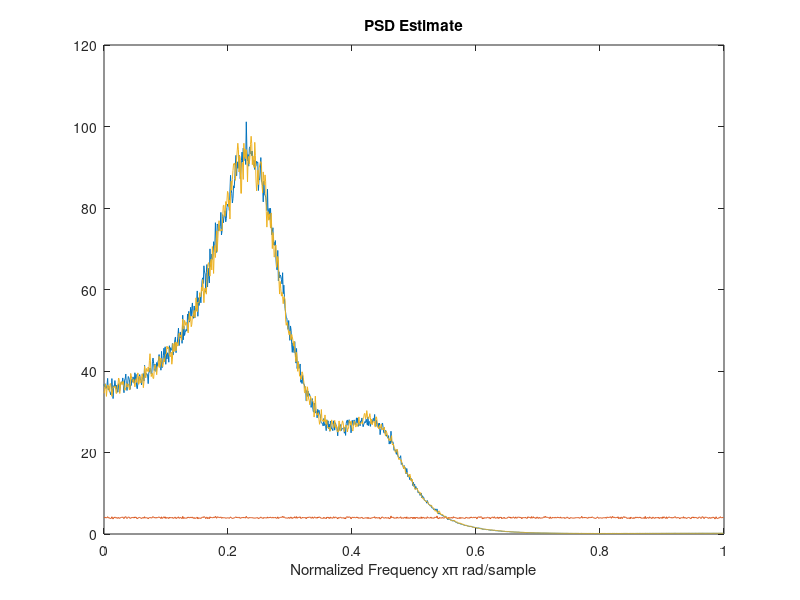
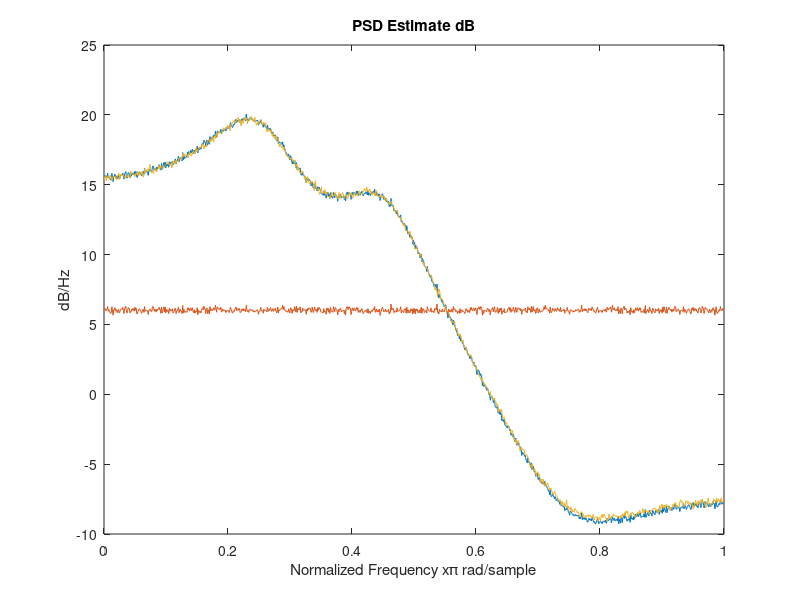

MATLAB code to generate these figures, in order: (Note: this script raises an error after producing the figures.)
clear; clc; close all;
rng(1)                          % Random Number Generator Seed
L=1000;                         % Number of random signal realizations to average
N=1024;                         % Sample length for each realization for FFT
sigma = 2;                      % Sqrt of variance of each realization of noise process
f=(0:N-1)/N;                    % Normalized frequency

Cxx=(sigma^2)*diag(ones(N,1));   
R=chol(Cxx);                    
w=randn(L,N)*R;                 % White noise LxN Matrix

%%% Find PSD estimate of white noise by averaging Periodogram over L realizations
W=1/sqrt(N)*fft(w,[],2);        % Scale by sqrt(N)
Sww=mean(W.*conj(W));           % mean power from FFT (PSD estimate over L realizations)
Sww=fftshift(Sww);              % White noise PSD estimate

A=[1 -1.3817 1.5632 -0.8843 0.4096];    % Denominator Filter Coefficients
B=[1 0.3544 0.3508 0.1736 0.2401];      % Numerator Filter Coefficients
H=freqz(B,A,N)';                        % Frequency response H(z) for ARMA Model

Syy=Sww.*(H.*conj(H));         % ARMA PSD Realization

figure(6),plot(f,Syy),hold on,plot(f,Sww),title('PSD Estimate')
xlabel('Normalized Frequency x\pi rad/sample')
figure(7),plot(f,10*log10(Syy)),hold on,plot(f,10*log10(Sww)),title('PSD Estimate dB')
xlabel('Normalized Frequency x\pi rad/sample'),ylabel('dB/Hz')

y1=filter(B,A,w,[],2);           % signal y[n] LXN matrix, L realizations

Y=1/sqrt(N)*fft(y1,2*N,2);       % Find Periodogram over L realizations
Syy=mean(Y.*conj(Y));
Syy=Syy(1:end/2);               
figure(6),plot(f,Syy),figure(7),plot(f,10*log10(Syy))

%y=mean(y);                      % y[n] mean from L realizations 1xN vector
y=y1(1,:);                       % First realization of y

%%%%%%%%%% Estimate PSD with ARMA least-squares Model %%%%%%%%%%
[ARMA_coeffa,ARMA_coeffb,sig2]=lsarma(y,4,4,8);         % Calculating filter coefficients
ARMA_ls1=freqz(ARMA_coeffb,ARMA_coeffa,N);   % Frequency response of H(w)
ARMA_ls=sig2*(ARMA_ls1.*conj(ARMA_ls1));      % Frequency response of |H(w)|^2*noise
figure(6),plot(f,ARMA_ls,'LineWidth',0.8),figure(7),plot(f,10*log10(ARMA_ls),'LineWidth',0.8)

%%%%%%%%%% Estimate PSD with AR Yule-Walker Model %%%%%%%%%
[AR_coeff,sig1]=yulewalker(y,4);            % Calculating filter coefficients
AR_PSD=freqz(1,AR_coeff,N);         % Frequency response of 1/A(w)
AR_PSD=sig1*(AR_PSD.*conj(AR_PSD));     % Frequency response of |1/A(w)|^2*noise
figure(6),plot(f,AR_PSD),figure(7),plot(f,10*log10(AR_PSD))

%%%%%%%%%% Estimate PSD with AR least-squares Model %%%%%%%%%%
[AR_coef,sig1]=lsar(y,4);
AR_PSD1=freqz(1,AR_coef,N);
AR_PSD_ls=sig1*(AR_PSD1.*conj(AR_PSD1));
figure(6),plot(f,AR_PSD_ls),figure(7),plot(f,10*log10(AR_PSD_ls))

%%%%%%%%%% Estimate PSD with AR Yule-Walker MATLAB Model %%%%%%%%% -- Same as other AR models
%[AR_coef2,var]=aryule(y,4);
%AR_PSD2=freqz(1,AR_coef2,N);
%AR_PSD2=AR_PSD2.*conj(AR_PSD2);
%figure(4),plot(f,AR_PSD2),figure(5),plot(f,10*log10(AR_PSD2))

%%%%%%%%%% Estimate PSD with ARMA Yule-Walker Model %%%%%%%%%%  -- NOT WORKING
%[ARMA_coeffa,gamma]=mywarma(y,8,8,16);               % Calculating filter coefficients
%ARMA_PSD=freqz(gamma,ARMA_coeffa,N);            % Frequency response of H(w)
%ARMA_PSD=ARMA_PSD.*conj(ARMA_PSD);             % Frequency response of |H(w)|^2*noise
%figure(4),plot(f,ARMA_PSD),figure(5),plot(f,10*log10(ARMA_PSD))

figure(6),legend('\sigma^2H(z)','Noise','Periodogram','ARMA(4,4) L-S Method', ...
    'AR(4) Y-W Method','AR(4) L-S Method'),grid on
figure(7),legend('\sigma^2H(z)','Noise','Periodogram','ARMA(4,4) L-S Method', ...
    'AR(4) Y-W Method','AR(4) L-S Method'),grid on
